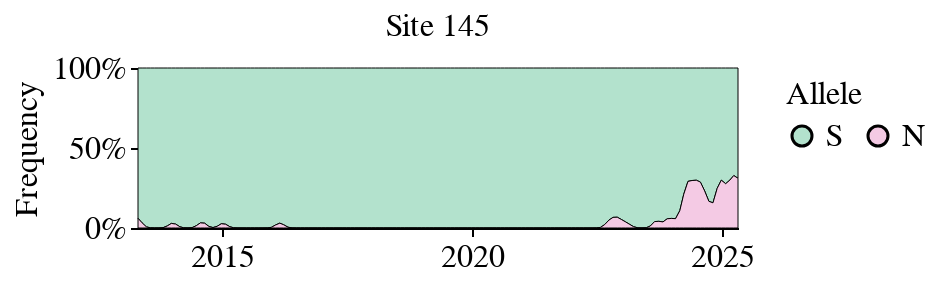

The notebook cell saved with this chart:
### Code cell
plot_site_frequencies(frequencies_12y_df, 145, width=300, height=80)

### Figure 1 — Vega-Lite specification as saved in the notebook (floating-point values rounded to 4 significant figures; data arrays with more than 128 entries replaced by an {"elided": "..."} marker saying what was removed)
{"config": {"background": "white", "title": {"fontSize": 20, "fontWeight": "normal", "font": "Helvetica", "anchor": "start", "color": "#000000", "orient": "top", "offset": 5, "subtitleColor": "gray", "subtitleFont": "Helvetica", "subtitleFontWeight": "normal", "subtitleFontSize": 18, "subtitlePadding": 2}, "axis": {"domain": true, "domainColor": "black", "domainWidth": 1, "grid": false, "gridColor": "#DEDDDD", "gridWidth": 0.5, "labelFont": "Helvetica", "labelFontSize": 16, "labelFlush": false, "labelFontWeight": "normal", "labelPadding": 2, "tickColor": "black", "tickSize": 4, "tickCount": 3, "tickWidth": 1, "titleFont": "Helvetica", "titleAlign": "center", "titleFontWeight": "normal", "titleFontSize": 16, "titlePadding": 5}, "legend": {"labelFont": "Helvetica", "labelFontSize": 16, "symbolSize": 100, "titleFont": "Helvetica", "titleFontSize": 16, "titleFontWeight": "normal", "padding": 5, "titleLimit": 200, "gradientLength": 100}, "range": {"category": ["#4e79a7", "#f28e2c", "#e15759", "#76b7b2", "#59a14f", "#edc949", "#af7aa1", "#ff9da7", "#9c755f", "#bab0ab"], "diverging": ["#c7e9b4", "#7fcdbb", "#41b6c4", "#1d91c0", "#225ea8", "#253494"]}, "view": {"stroke": "white", "strokeWidth": 0}, "text": {"font": "Helvetica", "fontSize": 16}}, "data": {"name": "data-3e604e2d0bbfe84344e17dbe4fba12e4"}, "mark": {"type": "area", "stroke": "black", "strokeWidth": 0.5}, "encoding": {"color": {"field": "allele", "legend": {"columns": 2}, "scale": {"domain": ["S", "N"], "range": ["#B3E2CD", "#F4CAE4", "#CBD5E8", "#FDCDAC", "#E6F5C9", "#FFF2AE", "#F1E2CC", "#CCCCCC"]}, "title": "Allele", "type": "nominal"}, "order": {"field": "allele", "type": "nominal"}, "tooltip": [{"field": "HA_region", "type": "nominal"}, {"field": "site", "type": "quantitative"}, {"field": "allele", "type": "nominal"}, {"field": "frequency", "type": "quantitative"}, {"field": "date", "type": "temporal"}], "x": {"axis": {"grid": false, "tickCount": 3}, "field": "date", "title": "", "type": "temporal"}, "y": {"axis": {"grid": false, "tickCount": 3}, "field": "frequency", "stack": "normalize", "title": "Frequency", "type": "quantitative"}}, "height": 80, "title": {"text": "Site 145", "anchor": "middle", "fontSize": 16, "fontWeight": "normal"}, "width": 300, "$schema": "https://vega.github.io/schema/vega-lite/v5.16.3.json", "datasets": {"data-3e604e2d0bbfe84344e17dbe4fba12e4": {"elided": "290 records"}}}
